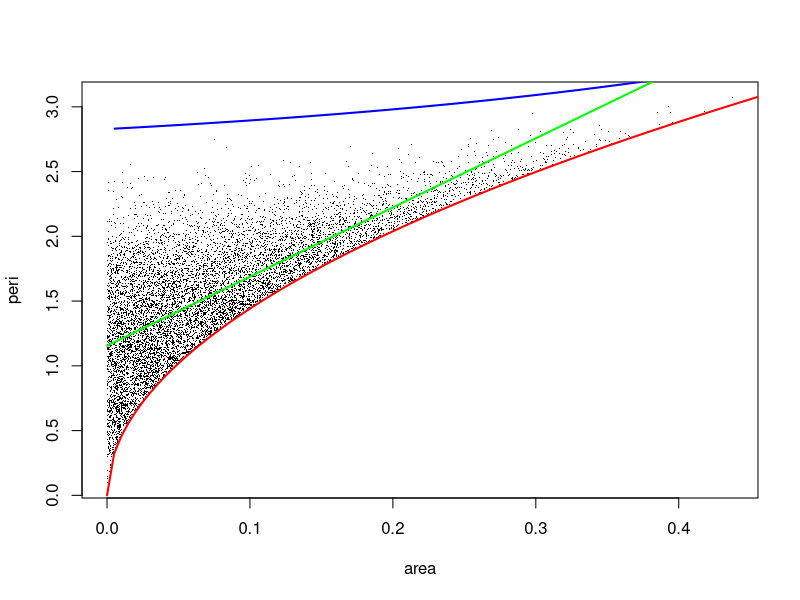

Write R code to recreate this figure.
# SIMULATION (more from geometry)

# What is the cross-correlation between area & perimeter
# of random triangles?

XY <- matrix(runif(4), ncol=2)
sqrt((XY[2,1]-XY[1,1])^2+(XY[2,2]-XY[1,2])^2)  # distance between
U <- XY[2,]-XY[1,]                             # two points is
sqrt(U%*%U)                                    # same as this

side <- function(u) sqrt(u%*%u)   

angl <- function(v,w) acos(v%*%w/sqrt((v%*%v)*(w%*%w)))

rnd.AreaPeri <- function(m)
{
  t(sapply(1:m, function(o)
           {
             XY <- matrix(runif(6), ncol=2)
             S1 <- side(XY[3,]-XY[2,])
             S2 <- side(XY[1,]-XY[3,])
             S3 <- side(XY[2,]-XY[1,])
             A1 <- angl(XY[2,]-XY[1,],XY[3,]-XY[1,])
             area <- (1/2)*S2*S3*sin(A1)
             peri <- S1+S2+S3
             c(area=area,peri=peri)
           }))
}

AP <- rnd.AreaPeri(10000)
AP[1:10,]         # first ten rows only
apply(AP,2,mean) 
c(11/144,(sqrt(2)+2+5*log(1+sqrt(2)))/5)    # theoretical means

AP[1:10,]^2       # first ten rows only
apply(AP^2,2,mean)  
1/96                  # theoretical mean square for perimeter is unknown

cor(AP)           # correlation matrix (off-diagonal element is what we want)

cor(AP)[2,1]          # theoretical correlation coefficient is unknown

###x11()
plot(AP,pch=".")          # scatterplot (one point per triangle)
# same as plot(AP[,2]~AP[,1],pch=".")          

f <- function(x) sqrt(12*sqrt(3)*x)
curve(f,from=0,to=1/2,add=TRUE,col="red",lwd=2)     # lower bound

# expression for f comes from the fact that area is maximized, for fixed peri,
# when the triangle is equilateral; use Heron's formula to obtain f 

g <- function(t) sin(3*pi/4-t)
t <- seq(pi/4,pi/2,0.01)                            # parametric equations
x <- (1/2)*(1-sqrt(1/g(t)^2-1))
y <- 1/g(t)+(1-sqrt(1/g(t)^2-1))+sqrt(2)
lines(x,y,col="blue",lwd=2)                         # upper bound

# expressions for g, x, y are more difficult; come from maximizing perimeter, 
# for fixed area

a <- lm(AP[,2]~AP[,1])$coefficients[1]              # "lm" means "linear model"
b <- lm(AP[,2]~AP[,1])$coefficients[2]
h <- function(x) a+b*x
curve(h,from=0,to=1/2,add=TRUE,col="green",lwd=2)   # least squares line
  
summary(lm(AP[,2]~AP[,1]))$r.squared       # fraction of variance explained by the model
cor(AP)[2,1]^2                             # same as correlation coefficient squared

max(AP[,2])
